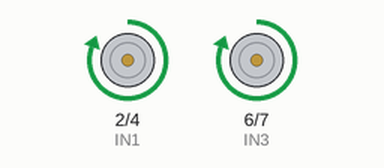
The sketch below on a simulated Arduino Uno, built with avr-gcc and run on an emulated ATmega328P. On the bench: motor-driver pin pairs drawn as motors (green arrow = first pin HIGH = forward, orange = second pin HIGH = backward, longer = more drive).

Above: at 1.0 s.
Timing chart, 0 to 5.8 s (numbered marks = the images above):
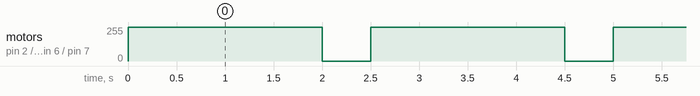

Measured:
- by itself, motor on pin 2 (IN1) / pin 4 (IN2), motor on pin 6 (IN3) / pin 7 (IN4): alternates forward 255/255 for 2.0 s and stopped for 0.50 s

The sketch:

Ponte_H_L298n.ino
```cpp
//Autor : FILIPEFLOP

//Definicoes pinos Arduino ligados a entrada da Ponte H
int IN1 = 2;
int IN2 = 4;
int IN3 = 6;
int IN4 = 7;

void setup()
{
  //Define os pinos como saida
 pinMode(IN1, OUTPUT);
 pinMode(IN2, OUTPUT);
 pinMode(IN3, OUTPUT);
 pinMode(IN4, OUTPUT);
}

void loop()
{

 //Gira o Motor A no sentido anti-horario
 digitalWrite(IN1, 100);
 digitalWrite(IN2, LOW);
 //Gira o Motor B no sentido anti-horario
 digitalWrite(IN3, 100);
 digitalWrite(IN4, LOW);
 delay(2000);
 //Para o motor A
 digitalWrite(IN1, HIGH);
 digitalWrite(IN2, HIGH);
 //Para o motor B
 digitalWrite(IN3, HIGH);
 digitalWrite(IN4, HIGH);
 delay(500);
}
```
